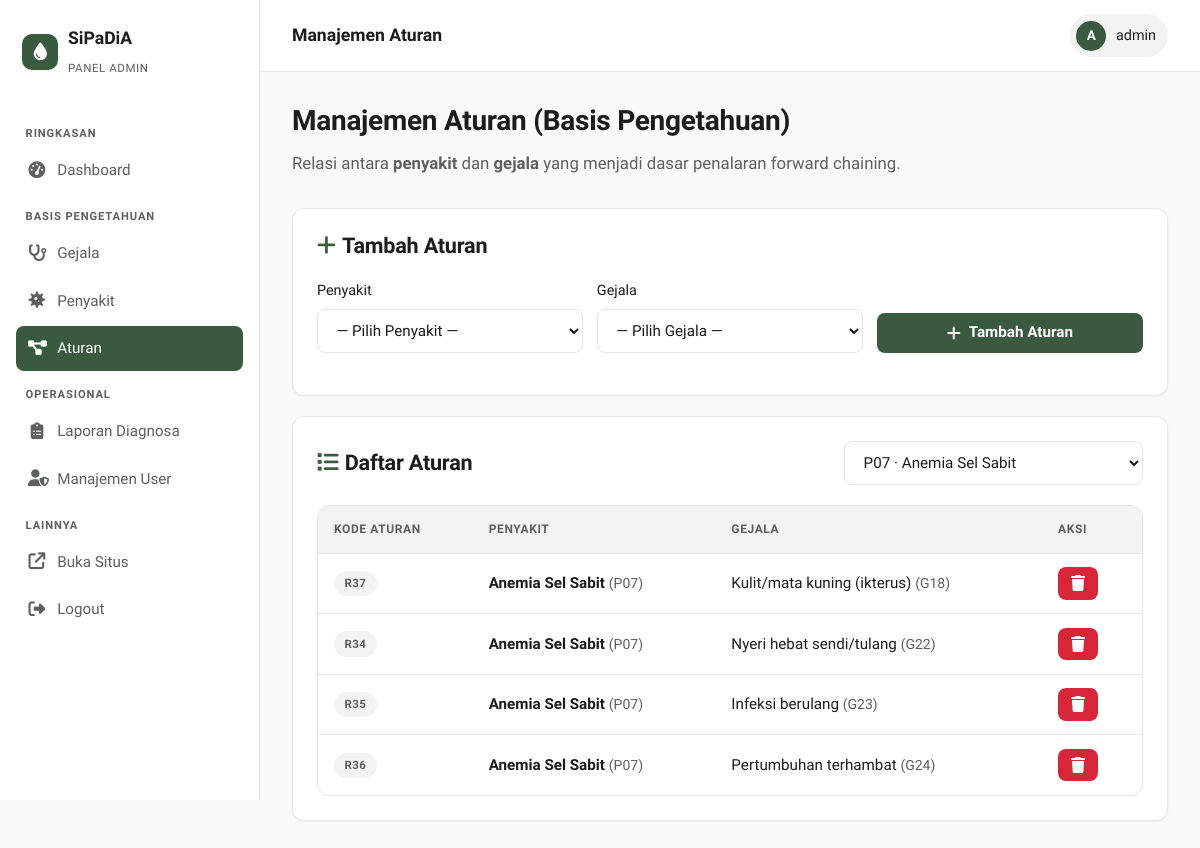
The page /admin/crud_aturan.php?filter=P07 (signed in) on the database as committed earlier.
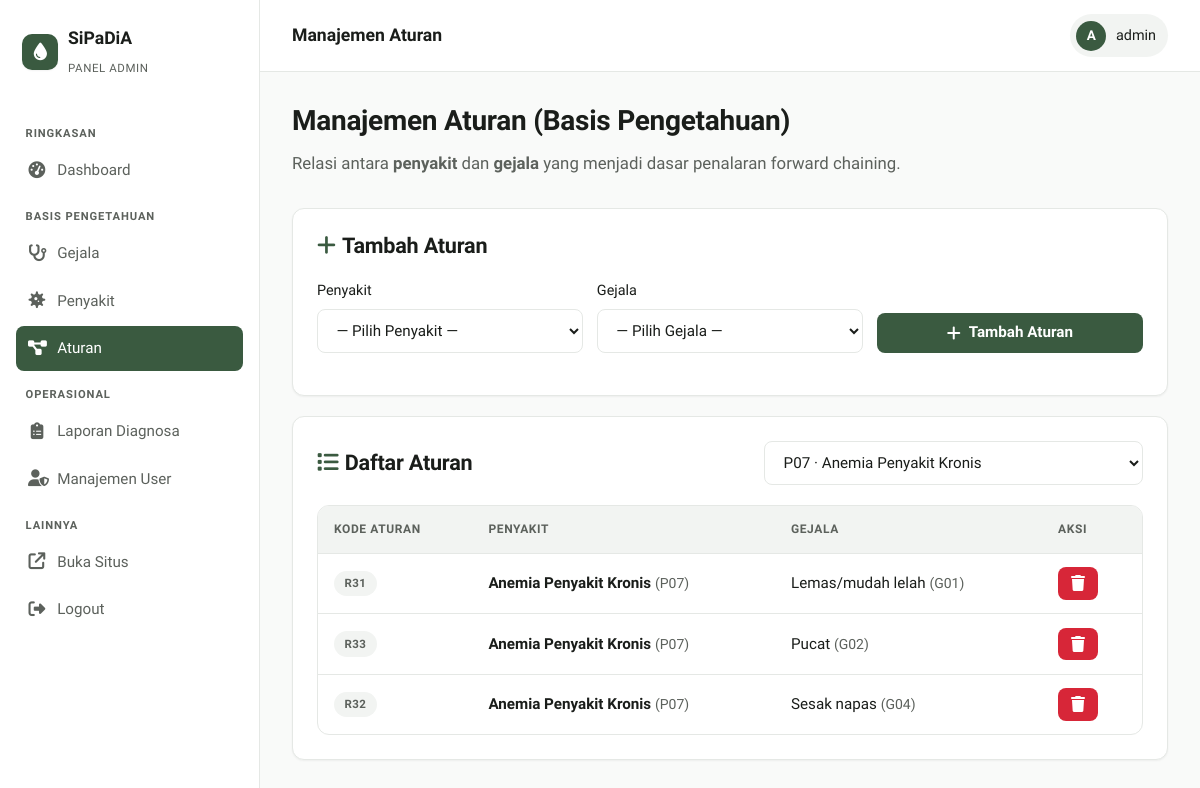
The same page on the database as committed later.
### tables this page shows
CREATE TABLE IF NOT EXISTS aturan (
  id_aturan INT AUTO_INCREMENT PRIMARY KEY,
  kode_penyakit VARCHAR(5),
  kode_gejala VARCHAR(5),
  FOREIGN KEY (kode_penyakit) REFERENCES penyakit(kode_penyakit),
  FOREIGN KEY (kode_gejala) REFERENCES gejala(kode_gejala)
);

CREATE TABLE IF NOT EXISTS penyakit (
  id_penyakit INT AUTO_INCREMENT PRIMARY KEY,
  kode_penyakit VARCHAR(5) UNIQUE,
  nama_penyakit VARCHAR(100),
  solusi TEXT
);

CREATE TABLE IF NOT EXISTS gejala (
  id_gejala INT AUTO_INCREMENT PRIMARY KEY,
  kode_gejala VARCHAR(5) UNIQUE,
  nama_gejala VARCHAR(100)
);

### admin/crud_aturan.php (the view, shortened to what this page needs)
<?php
include '../config.php';
$filter_penyakit = $_GET['filter'] ?? '';
$where = $filter_penyakit ? "WHERE a.kode_penyakit='".$conn->real_escape_string($filter_penyakit)."'" : "";
$aturan = $conn->query("SELECT a.id_aturan, a.kode_penyakit, p.nama_penyakit, a.kode_gejala, g.nama_gejala
                        FROM aturan a
                        LEFT JOIN penyakit p ON a.kode_penyakit=p.kode_penyakit
                        LEFT JOIN gejala g ON a.kode_gejala=g.kode_gejala
                        $where
                        ORDER BY a.kode_penyakit, a.kode_gejala");
$penyakit_filter = $conn->query("SELECT * FROM penyakit ORDER BY kode_penyakit");
include '../partials/admin_header.php';
?>
<div class="page-header">
    <h2>Manajemen Aturan (Basis Pengetahuan)</h2>
    <p class="lead">Relasi antara <strong>penyakit</strong> dan <strong>gejala</strong> yang menjadi dasar penalaran forward chaining.</p>
</div>
<div class="card">
    <div class="card-head"><h3><i class="fa-solid fa-plus" style="color:var(--primary);margin-right:.4rem;"></i>Tambah Aturan</h3></div>
    <form method="post" data-testid="form-tambah-aturan">
        <div class="form-row">
            <div class="form-group">
                <label>Penyakit</label>
                <select name="kode_penyakit" required data-testid="select-penyakit">
                    <option value="">— Pilih Penyakit —</option>
                </select>
            </div>
            <div class="form-group">
                <label>Gejala</label>
                <select name="kode_gejala" required data-testid="select-gejala">
                    <option value="">— Pilih Gejala —</option>
                </select>
            </div>
            <div class="form-group" style="display:flex;align-items:flex-end;">
                <button type="submit" name="tambah" class="btn btn-primary btn-block" data-testid="btn-tambah-aturan"><i class="fa-solid fa-plus"></i> Tambah Aturan</button>
            </div>
        </div>
    </form>
</div>
<div class="card">
    <div class="card-head">
        <h3><i class="fa-solid fa-list" style="color:var(--primary);margin-right:.4rem;"></i>Daftar Aturan</h3>
        <form method="get" style="display:flex;gap:.5rem;align-items:center;">
            <select name="filter" onchange="this.form.submit();" style="min-width:220px;">
                <?php while ($pf = $penyakit_filter->fetch_assoc()): ?>
                    <option value="<?php echo htmlspecialchars($pf['kode_penyakit']); ?>" <?php echo $filter_penyakit===$pf['kode_penyakit']?'selected':''; ?>>
                        <?php echo htmlspecialchars($pf['kode_penyakit'].' · '.$pf['nama_penyakit']); ?>
                    </option>
                <?php endwhile; ?>
            </select>
        </form>
    </div>
    <div class="table-wrap">
        <table class="data">
            <thead><tr><th>Kode Aturan</th><th>Penyakit</th><th>Gejala</th><th style="width:100px;">Aksi</th></tr></thead>
            <tbody>
            <?php if ($aturan->num_rows === 0): ?>
                <tr><td colspan="4" class="text-center text-muted" style="padding:2rem;">Belum ada aturan.</td></tr>
            <?php else: while ($a = $aturan->fetch_assoc()): ?>
                <tr data-testid="row-aturan-<?php echo $a['id_aturan']; ?>">
                    <td><span class="badge badge-muted">R<?php echo (int)$a['id_aturan']; ?></span></td>
                    <td><strong><?php echo htmlspecialchars($a['nama_penyakit'] ?? '—'); ?></strong> <span class="text-muted text-sm">(<?php echo htmlspecialchars($a['kode_penyakit']); ?>)</span></td>
                    <td><?php echo htmlspecialchars($a['nama_gejala'] ?? '—'); ?> <span class="text-muted text-sm">(<?php echo htmlspecialchars($a['kode_gejala']); ?>)</span></td>
                    <td><a href="?hapus=<?php echo $a['id_aturan']; ?><?php echo $filter_penyakit?'&filter='.urlencode($filter_penyakit):''; ?>" class="btn btn-danger btn-sm" onclick="return confirm('Hapus aturan ini?');" data-testid="btn-hapus-aturan-<?php echo $a['id_aturan']; ?>"><i class="fa-solid fa-trash"></i></a></td>
                </tr>
            <?php endwhile; endif; ?>
            </tbody>
        </table>
    </div>
</div>
<?php include '../partials/admin_footer.php'; ?>

Rows that differ between the two databases and show on the page:
no longer on this page (row edited): aturan: id_aturan "37", penyakit.nama_penyakit "Anemia Sel Sabit", kode_penyakit "P07", gejala.nama_gejala "Kulit/mata kuning (ikterus)", kode_gejala "G18"
no longer on this page (row edited): aturan: id_aturan "34", penyakit.nama_penyakit "Anemia Sel Sabit", kode_penyakit "P07", gejala.nama_gejala "Nyeri hebat sendi/tulang", kode_gejala "G22"
no longer on this page (row edited): aturan: id_aturan "35", penyakit.nama_penyakit "Anemia Sel Sabit", kode_penyakit "P07", gejala.nama_gejala "Infeksi berulang", kode_gejala "G23"
no longer on this page (row edited): aturan: id_aturan "36", penyakit.nama_penyakit "Anemia Sel Sabit", kode_penyakit "P07", gejala.nama_gejala "Pertumbuhan terhambat", kode_gejala "G24"
now on this page (row edited): aturan: id_aturan "31", penyakit.nama_penyakit "Anemia Penyakit Kronis", kode_penyakit "P07", gejala.nama_gejala "Lemas/mudah lelah", kode_gejala "G01"
now on this page (row edited): aturan: id_aturan "33", penyakit.nama_penyakit "Anemia Penyakit Kronis", kode_penyakit "P07", gejala.nama_gejala "Pucat", kode_gejala "G02"
now on this page (row edited): aturan: id_aturan "32", penyakit.nama_penyakit "Anemia Penyakit Kronis", kode_penyakit "P07", gejala.nama_gejala "Sesak napas", kode_gejala "G04"
Other text that changed with them:
form field filter: "P07 · Anemia Sel Sabit" → "P07 · Anemia Penyakit Kronis"
